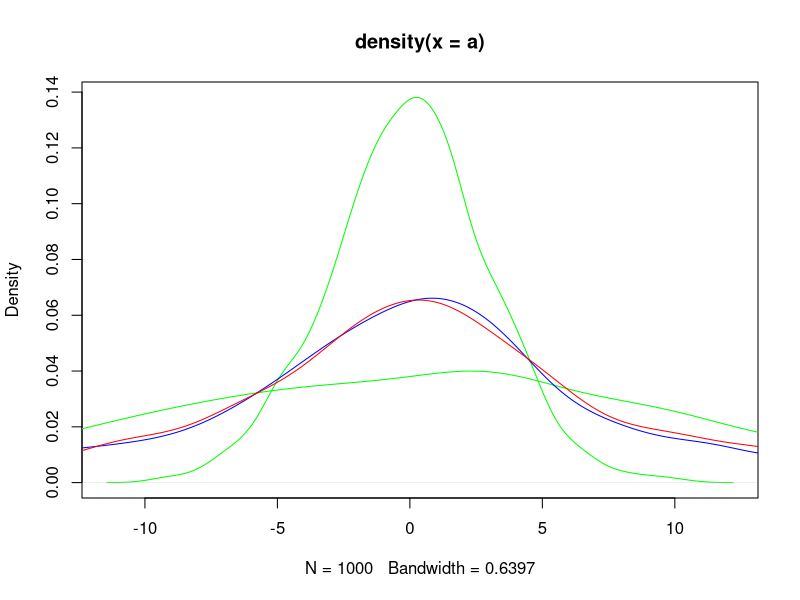

Reproduce this figure in R.
# This is just to make a simulation and try the results.

set.seed(34356)
a <- rnorm(1000, 0, 3)
b <- rnorm(1000, 0, 10)
d <- c(sample(a, 350), sample(b, 650))

plot(density(a), col="green")
lines(density(b), col="green")
lines(density(d), col="blue")

em <- function(datos, params)
{
  paramsP <- c(-9,-9,-9)
  while(sum(paramsP-params)^2 > (0.001^2))
  {
    paramsP <- params
    #E
    p=params[1] * dnorm(datos, sd=params[2])/
      (params[1] * dnorm(datos, sd=params[2]) + 
      (1 - params[1]) * dnorm(datos, sd=params[3]))
    #M
    params[1] = mean(p)
    params[2] = sqrt(sum(p * datos^2) / sum(p))
    params[3] = sqrt(sum((1 - p) * datos^2) / sum(1 - p))
  }
  params_list <- list("alfa"=params[1], "sigma_zero"=params[2], "sigma_one"=params[3])
  return(params_list)
}


valores <- em(d, c(mean(d), sd(d), 4*sd(d)))
valores 

a <- rnorm(1000, 0, valores$sigma_zero)
b <- rnorm(1000, 0, valores$sigma_one)
d <- c(sample(a, floor(valores$alfa*1000)), sample(b, floor(1000 - valores$alfa*1000)))

lines(density(d), col="red")
